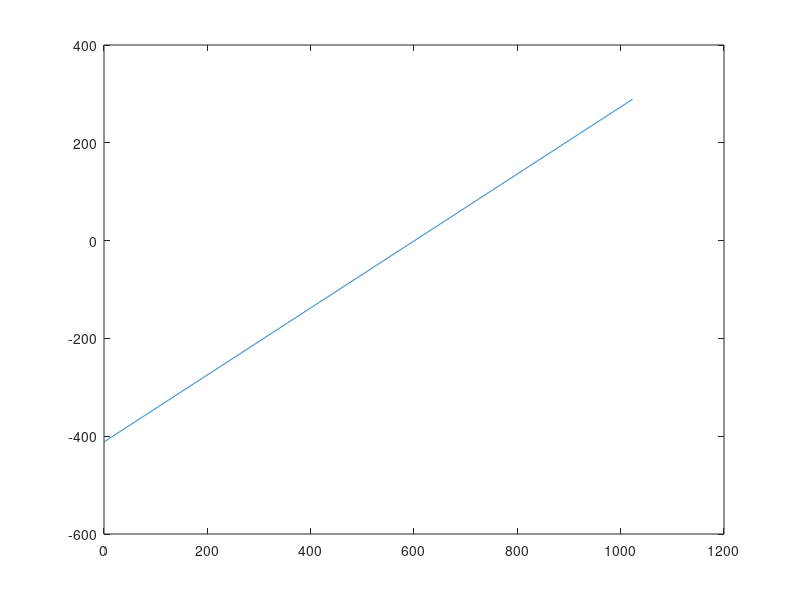

The MATLAB source for this figure:
x = 0:1:1023;

% y2 = 287;
% x2 = 648;
% y1 = -289;
% x1 = 290;

% y2 = 289;   %2.66v
% x2 = 830;
% y1 = -290;  %0.56v
% x1 = 150;

% y2 = 275;   %2.95v
% x2 = 900;
% y1 = -273;  %0.33v
% x1 = 105;

y2 = 287;   %2.95v
x2 = 1020;
y1 = -285;  %0.33v
x1 = 185;

m = (y2 - y1) / (x2 - x1);

y = m*(x-x1) + y1;


plot(x,y);
